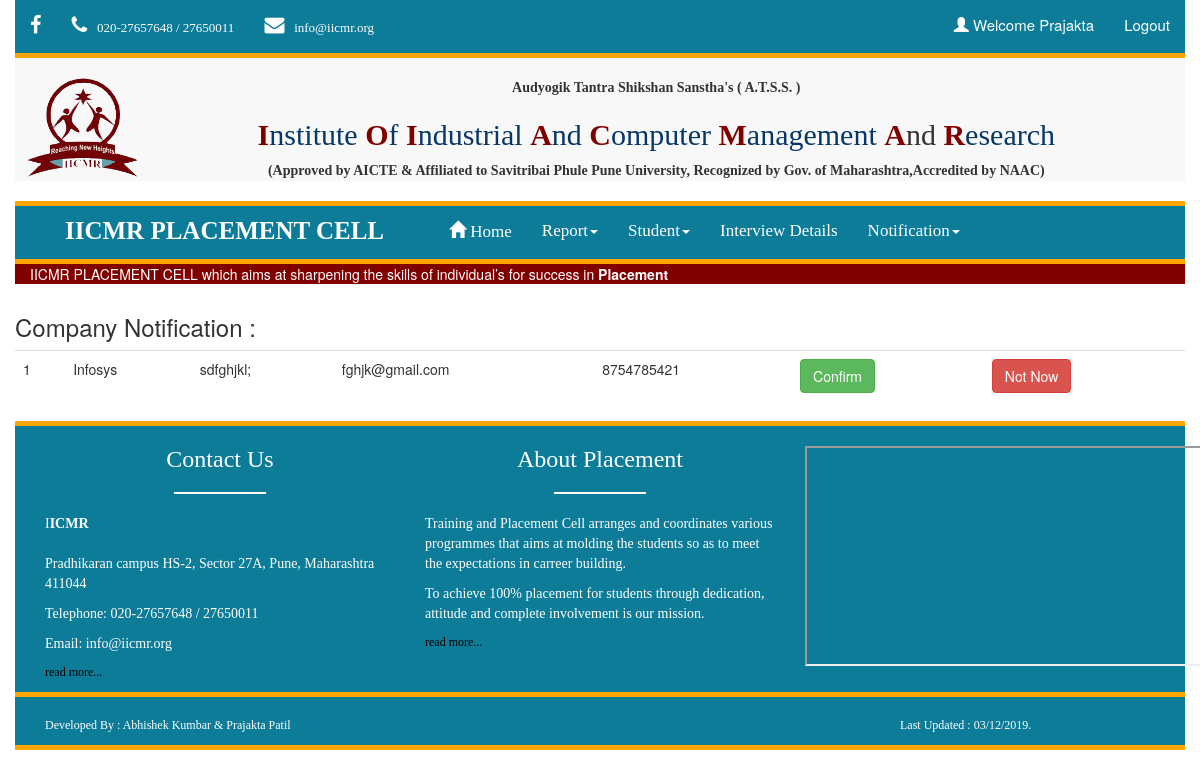
Page /CompNotification.php (signed in) on the committed database.
### tables this page shows
CREATE TABLE `tempcompany` (
  `compnay_name` varchar(30) NOT NULL,
  `compnay_details` longtext NOT NULL,
  `email` varchar(30) NOT NULL,
  `cperson` varchar(10) NOT NULL,
  `pass1` varchar(15) NOT NULL,
  `pass2` varchar(15) NOT NULL
);

### CompNotification.php (the view, shortened to what this page needs)
<!DOCTYPE html>
<html>
<head>
</head>
<body class="container-fluid">
<nav>
		<ul class="container-fluid nav navbar-nav navbar-right ">
	      		<li><a id="user" href="#" style="font-size:15px;color:white;background-color:#0c7c99;"><span class="glyphicon glyphicon-user"></span> Welcome <?php echo $_SESSION['username'];?></a></li>
	      		<li><a id="user" href="logout.php" style="font-size:15px;color:white;background-color:#0c7c99;">Logout </a></li>
	    </ul>
    </nav>
<?php
	include 'adminHeader.php';
	include'config.php';
$sql=" SELECT * FROM `tempcompany`";
$result = mysqli_query($con, $sql);
?>
<div class="table-responsive">
  <table class="table table-hover col-sm-8">
  	<h3>Company Notification :</h3>
<?php
$cnt=0;
while($row = mysqli_fetch_array($result))
    {
?>
      	<tr>
      		<form method="post" class="form-group">
      		<td><?php echo ++$cnt; ?></td>
      		<td><?php echo $row['compnay_name']; ?></td>
	        <td><?php echo $row['compnay_details']; ?></td>
	        <td><?php echo $row['email']; ?></td>
	        <td><?php echo $row['cperson']; ?></td>
	        <td><input type="submit" class="btn btn-success"  id="submit" value='Confirm' name='confirm'>
	        	<td><input type="submit" class="btn btn-danger" id="submit" value="Not Now" name='notnow'>
	        	<input type="text" name="uid" value=<?php echo$row['email'];  ?> readonly hidden></td>
      		</form>
      	</tr>
<?php
    }
?>
    </table>
  </div>
<?php
	include 'footer.php';
?>
</body>
</html>

### rows in the picture
tempcompany: compnay_name "Infosys", compnay_details "sdfghjkl;", email "fghjk@gmail.com", cperson "8754785421"

### other values in the picture
$_SESSION['username'] "Prajakta"
